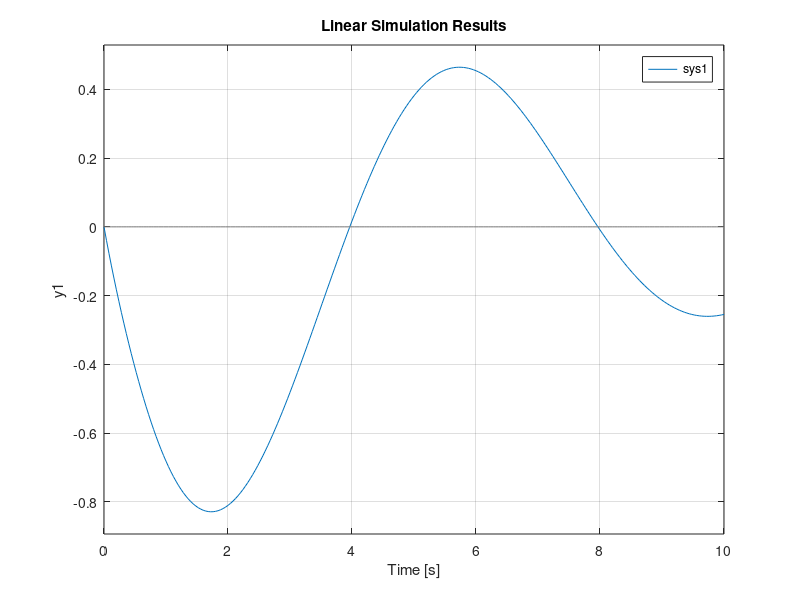

The MATLAB source for this figure:
%% Student ID
ID = 316098052;
disp(ID)
%% 1 System modeling
% The system's equations are:
%
% $$\left(M+m\right)\ddot{x}+MLcos\theta\ddot{\theta}-MLsin\theta\dot{\theta}^{2}=-kx$$
%
% $$gsin\theta+cos\theta\ddot{x}+L\ddot{\theta}=0$$
%
% approximations - small thethas and derivative :
%
% $$\left(M+m\right)\ddot{x}+ML\ddot{\theta}=-kx$$
%
% $$\ddot{x}+L\ddot{\theta}=-g\theta$$
%
% The state variable differential matrix equation:
%
% $$\dot{x}=\left[\begin{array}{cccc}
%                   0 & 1 & 0 & 0\\
%                   -\frac{k}{m} & 0 & g\frac{M}{m} & 0\\
%                   0 & 0 & 0 & 1\\
%                   \frac{k}{Lm} & 0 & \frac{-g\left(M+m\right)}{Lm} & 0
%                   \end{array}\right]\cdot x$$
%
%% 2 System modeling 2
% the system's equation are:
%
% $$f-mg=ma$$
%
% KVL:
%
% $$L\dot{i}=v-iR$$
%
% The state variable differential matrix equation:
%
% $$\left[\begin{array}{c}
%                 \dot{x}_{1}\\
%                 \dot{x}_{2}\\
%                 \dot{x}_{3}
%                 \end{array}\right]=\left[\begin{array}{c}
%                 x_{2}\\
%                 \frac{k}{m}\left(\frac{I_{0}+x_{3}}{X_{0}+x_{1}}\right)^{2}-g\\
%                 \frac{1}{L}\left(-Rx_{3}+v\right)
%                 \end{array}\right]$$
%
% approximation - linear near the working point:
%
% $$Taylor\;:\qquad\frac{k}{m}\left(\frac{I_{0}+x_{3}}{X_{0}+x_{1}}\right)^{2}\cong\frac{k}{m}\left(-\frac{I_{0}^{2}}{X_{0}^{3}}x_{1}+\frac{I_{0}}{X_{0}^{2}}x_{3}\right)$$
%
% The linear state variable differential matrix equation:
%
% $$\left[\begin{array}{c}
%             \dot{x}_{1}\\
%             \dot{x}_{2}\\
%             \dot{x}_{3}
%             \end{array}\right]=\left[\begin{array}{ccc}
%             0 & 1 & 0\\
%             -\frac{k}{m}\frac{I_{0}^{2}}{X_{0}^{3}} & 0 & \frac{k}{m}\frac{I_{0}}{X_{0}^{2}}\\
%             0 & 0 & -\frac{R}{L}
%             \end{array}\right]\cdot\left[\begin{array}{c}
%             x_{1}\\
%             x_{2}\\
%             x_{3}
%             \end{array}\right]+\left[\begin{array}{c}
%             0\\
%             0\\
%             \frac{1}{L}
%             \end{array}\right]\cdot v$$
%
% The charcterized matrices and vectors of the system:
%
% $$C=\left[\begin{array}{ccc}
%                     1 & 0 & 0\end{array}\right]\qquad B=\left[\begin{array}{c}
%                     0\\
%                     0\\
%                     \frac{1}{L}
%                     \end{array}\right]\qquad A=\left[\begin{array}{ccc}
%                     0 & 1 & 0\\
%                     -\frac{k}{m}\frac{I_{0}^{2}}{X_{0}^{3}} & 0 & \frac{k}{m}\frac{I_{0}}{X_{0}^{2}}\\
%                     0 & 0 & -\frac{R}{L}
%                     \end{array}\right]$$
%
% Transfer function at Laplace plane:
%
% $$H\left(S\right)=\frac{X\left(s\right)}{V\left(s\right)}=C\left[sI-A\right]^{-1}B=\frac{18.19}{s^{3}+45.67s^{2}+2246s+102600}$$
%
L = 0.508;
R = 23.2;
I_0 = 1.06;
M = 1.75;
X_0 = 4.36*10^-3;
K = 2.9*10^-4;

A = [0 1 0; (-K*I_0^2)/(M*X_0^3) 0 (K*I_0)/(M*X_0^2); 0 0 -R/L];
B = [0 0 1/L]';
C = [1 0 0];
D = 0;

sys = ss(A, B, C, D);
tf(sys)

%% 3 Comparing two systems
A_1 = [0 1 0;0 0 1; -4 -5 -8];
B_1 = [0 0 4]';
C_1 = [1 0 0];
D_1 = 0;

sys1 = ss(A_1, B_1, C_1, D_1);
tf_sys1 = tf(sys1)

A_2 = [0.5 0.5 0.7071;-0.5 -0.5 0.7071; -6.364 -0.7071 -8];
B_2 = [0 0 4]';
C_2 = [0.7071 1.2929 0];
D_2 = 0;

sys2 = ss(A_2, B_2, C_2, D_2);
tf_sys2 = tf(sys2)
%%
% The two systems has the same transfer function.
%
%% 4 State-system response
A_1 = [0 1 ;-2 -3];
B_1 = [0 1]';
C_1 = [1 0];
D_1 = 0;
x_0 = [1 0]';
t = 0:0.04:8;  % 201 points
u_t = t*0;
sys1 = ss(A_1, B_1, C_1, D_1);
tf_sys1 = tf(sys1)

lsim(sys1,u_t,t,x_0)
%%
% The reponse type is ZIR, so the transfer function converge to constant value and in this case to zero, as expected.  
%
%% 5 State-system response 2
A_1 = [0 1 0 ;0 0 1; -3 -2 -5];
B_1 = [0 0 1]';
C_1 = [1 0 0];
D_1 = 0;
x_0 = [0 -1 1]';
t = 0:0.04:10;  
u_t = t*0;
sys1 = ss(A_1, B_1, C_1, D_1);
tf_sys1 = tf(sys1)

lsim(sys1,u_t,t,x_0)

t = 10;
[V, D] = eig(A_1*t);

TM = (V*diag(exp(diag(D))))* inv(V);

x_10 = TM*x_0

%%
% $$x\left(t\right)$ after 10 seconds get smaller and converge to zero and it
% fit with the response that is shown at section 2.

